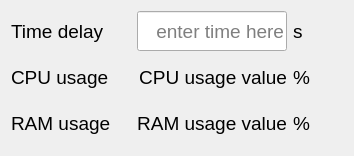
<?xml version="1.0" encoding="UTF-8"?>
<ui version="4.0">
 <class>Form</class>
 <widget class="QWidget" name="Form">
  <property name="geometry">
   <rect>
    <x>0</x>
    <y>0</y>
    <width>352</width>
    <height>156</height>
   </rect>
  </property>
  <property name="windowTitle">
   <string>Form</string>
  </property>
  <layout class="QVBoxLayout" name="verticalLayout">
   <item>
    <layout class="QHBoxLayout" name="horizontalLayout">
     <item>
      <widget class="QLabel" name="labelTimeDelay">
       <property name="minimumSize">
        <size>
         <width>120</width>
         <height>40</height>
        </size>
       </property>
       <property name="maximumSize">
        <size>
         <width>120</width>
         <height>40</height>
        </size>
       </property>
       <property name="font">
        <font>
         <pointsize>14</pointsize>
        </font>
       </property>
       <property name="text">
        <string>Time delay</string>
       </property>
      </widget>
     </item>
     <item>
      <widget class="QLineEdit" name="lineEditTimeDelay">
       <property name="minimumSize">
        <size>
         <width>150</width>
         <height>40</height>
        </size>
       </property>
       <property name="maximumSize">
        <size>
         <width>150</width>
         <height>40</height>
        </size>
       </property>
       <property name="font">
        <font>
         <pointsize>14</pointsize>
        </font>
       </property>
       <property name="alignment">
        <set>Qt::AlignRight|Qt::AlignTrailing|Qt::AlignVCenter</set>
       </property>
       <property name="placeholderText">
        <string>enter time here</string>
       </property>
      </widget>
     </item>
     <item>
      <widget class="QLabel" name="labelTimeDelayUnits">
       <property name="minimumSize">
        <size>
         <width>50</width>
         <height>40</height>
        </size>
       </property>
       <property name="maximumSize">
        <size>
         <width>50</width>
         <height>40</height>
        </size>
       </property>
       <property name="font">
        <font>
         <pointsize>14</pointsize>
        </font>
       </property>
       <property name="text">
        <string>s</string>
       </property>
      </widget>
     </item>
    </layout>
   </item>
   <item>
    <layout class="QHBoxLayout" name="horizontalLayout_2">
     <item>
      <widget class="QLabel" name="labelCpuUsage">
       <property name="minimumSize">
        <size>
         <width>120</width>
         <height>40</height>
        </size>
       </property>
       <property name="maximumSize">
        <size>
         <width>120</width>
         <height>40</height>
        </size>
       </property>
       <property name="font">
        <font>
         <pointsize>14</pointsize>
        </font>
       </property>
       <property name="text">
        <string>CPU usage</string>
       </property>
      </widget>
     </item>
     <item>
      <widget class="QLabel" name="labelCpuUsageValue">
       <property name="minimumSize">
        <size>
         <width>150</width>
         <height>40</height>
        </size>
       </property>
       <property name="maximumSize">
        <size>
         <width>150</width>
         <height>40</height>
        </size>
       </property>
       <property name="font">
        <font>
         <pointsize>14</pointsize>
        </font>
       </property>
       <property name="text">
        <string>CPU usage value</string>
       </property>
       <property name="alignment">
        <set>Qt::AlignRight|Qt::AlignTrailing|Qt::AlignVCenter</set>
       </property>
      </widget>
     </item>
     <item>
      <widget class="QLabel" name="labelCpuUsageUnits">
       <property name="minimumSize">
        <size>
         <width>50</width>
         <height>40</height>
        </size>
       </property>
       <property name="maximumSize">
        <size>
         <width>50</width>
         <height>40</height>
        </size>
       </property>
       <property name="font">
        <font>
         <pointsize>14</pointsize>
        </font>
       </property>
       <property name="text">
        <string>%</string>
       </property>
      </widget>
     </item>
    </layout>
   </item>
   <item>
    <layout class="QHBoxLayout" name="horizontalLayout_3">
     <item>
      <widget class="QLabel" name="labelRamUsage">
       <property name="minimumSize">
        <size>
         <width>120</width>
         <height>40</height>
        </size>
       </property>
       <property name="maximumSize">
        <size>
         <width>120</width>
         <height>40</height>
        </size>
       </property>
       <property name="font">
        <font>
         <pointsize>14</pointsize>
        </font>
       </property>
       <property name="text">
        <string>RAM usage</string>
       </property>
      </widget>
     </item>
     <item>
      <widget class="QLabel" name="labelRamUsageValue">
       <property name="minimumSize">
        <size>
         <width>150</width>
         <height>40</height>
        </size>
       </property>
       <property name="maximumSize">
        <size>
         <width>150</width>
         <height>40</height>
        </size>
       </property>
       <property name="font">
        <font>
         <pointsize>14</pointsize>
        </font>
       </property>
       <property name="text">
        <string>RAM usage value</string>
       </property>
       <property name="alignment">
        <set>Qt::AlignRight|Qt::AlignTrailing|Qt::AlignVCenter</set>
       </property>
      </widget>
     </item>
     <item>
      <widget class="QLabel" name="labelRamUsageUnits">
       <property name="minimumSize">
        <size>
         <width>50</width>
         <height>40</height>
        </size>
       </property>
       <property name="maximumSize">
        <size>
         <width>50</width>
         <height>40</height>
        </size>
       </property>
       <property name="font">
        <font>
         <pointsize>14</pointsize>
        </font>
       </property>
       <property name="text">
        <string>%</string>
       </property>
      </widget>
     </item>
    </layout>
   </item>
  </layout>
 </widget>
 <resources/>
 <connections/>
</ui>
